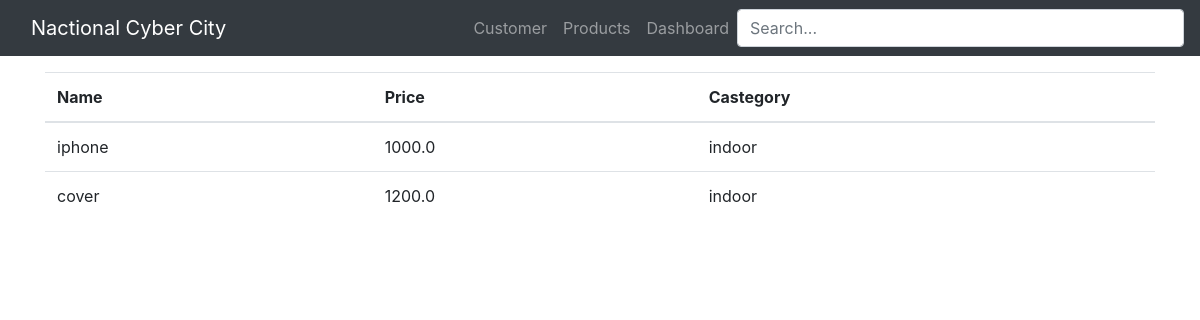
The page / on the database its author committed.
### accounts/models.py (models this page shows, shortened)
class Products(models.Model):
    name = models.CharField(max_length=200, null=True)
    price = models.FloatField(null=True)
    category = (
        ('indoor', 'In Door'),
        ('outdoor', 'Out Door')
    )
    category = models.CharField(max_length=200, null=True, choices=category)
    description = models.CharField(max_length=200, null=True, blank=True)
    created_at = models.DateTimeField(auto_now_add=True)
    tags = models.ManyToManyField(Tag)

### accounts/views.py (the view)
# urls.py: path('', views.Product),
def Product(request):
    product = Products.objects.all()
    return render(request, 'accounts/product.html', {
        'products': product
    })

### accounts/templates/accounts/product.html
{% extends 'accounts/master.html' %} {% block content %}
<table class="table">
  <thead>
    <tr>
      <th scope="col">Name</th>
      <th scope="col">Price</th>
      <th scope="col">Castegory</th>
    </tr>
  </thead>
  <tbody>
    {% for product in products %}
    <tr>
      <td>{{product.name}}</td>
      <td>{{product.price}}</td>
      <td>{{product.category}}</td>
    </tr>
    {% endfor %}
  </tbody>
</table>
{% endblock content %}

### rows shown on the page
Products: name "iphone", price "1000.0", category "indoor"
Products: name "cover", price "1200.0", category "indoor"
